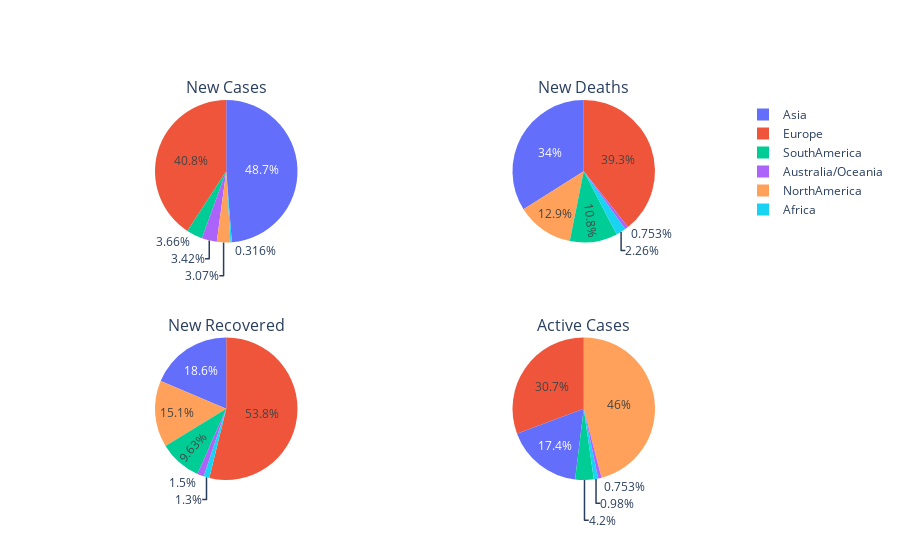

The cell this chart's notebook holds for it:
### Code cell
specs = [[{'type':'domain'}, {'type':'domain'}], [{'type':'domain'}, {'type':'domain'}]]
fig = make_subplots(rows=2, cols=2, specs = specs, 
subplot_titles=['New Cases', 'New Deaths', 'New Recovered', 'Active Cases'])

fig.add_trace(go.Pie(labels=piechart_plots['Continent'], values=piechart_plots['NewCases']), 1, 1)
fig.add_trace(go.Pie(labels=piechart_plots['Continent'], values=piechart_plots['NewDeaths']), 1, 2)

fig.add_trace(go.Pie(labels=piechart_plots['Continent'], values=piechart_plots['NewRecovered']), 2, 1)
fig.add_trace(go.Pie(labels=piechart_plots['Continent'], values=piechart_plots['ActiveCases']), 2, 2)

### Figure 1 — Plotly figure (JSON) as saved in the notebook; plotly's stock layout.template omitted (floating-point values rounded to 4 significant figures)
{"data": [{"domain": {"x": [0, 0.45], "y": [0.625, 1]}, "labels": ["Africa", "Asia", "Australia/Oceania", "Europe", "NorthAmerica", "SouthAmerica"], "type": "pie", "values": [3847, 592776, 41568, 496107, 37276, 44520]}, {"domain": {"x": [0.55, 1], "y": [0.625, 1]}, "labels": ["Africa", "Asia", "Australia/Oceania", "Europe", "NorthAmerica", "SouthAmerica"], "type": "pie", "values": [111, 1668, 37, 1932, 634, 530]}, {"domain": {"x": [0, 0.45], "y": [0, 0.375]}, "labels": ["Africa", "Asia", "Australia/Oceania", "Europe", "NorthAmerica", "SouthAmerica"], "type": "pie", "values": [23320, 335291, 27021, 968520, 272036, 173239]}, {"domain": {"x": [0.55, 1], "y": [0, 0.375]}, "labels": ["Africa", "Asia", "Australia/Oceania", "Europe", "NorthAmerica", "SouthAmerica"], "type": "pie", "values": [560221, 9922415, 430034, 17541266, 26284921, 2402621]}], "layout": {"annotations": [{"font": {"size": 16}, "showarrow": false, "text": "New Cases", "x": 0.225, "xanchor": "center", "xref": "paper", "y": 1, "yanchor": "bottom", "yref": "paper"}, {"font": {"size": 16}, "showarrow": false, "text": "New Deaths", "x": 0.775, "xanchor": "center", "xref": "paper", "y": 1, "yanchor": "bottom", "yref": "paper"}, {"font": {"size": 16}, "showarrow": false, "text": "New Recovered", "x": 0.225, "xanchor": "center", "xref": "paper", "y": 0.375, "yanchor": "bottom", "yref": "paper"}, {"font": {"size": 16}, "showarrow": false, "text": "Active Cases", "x": 0.775, "xanchor": "center", "xref": "paper", "y": 0.375, "yanchor": "bottom", "yref": "paper"}]}}
